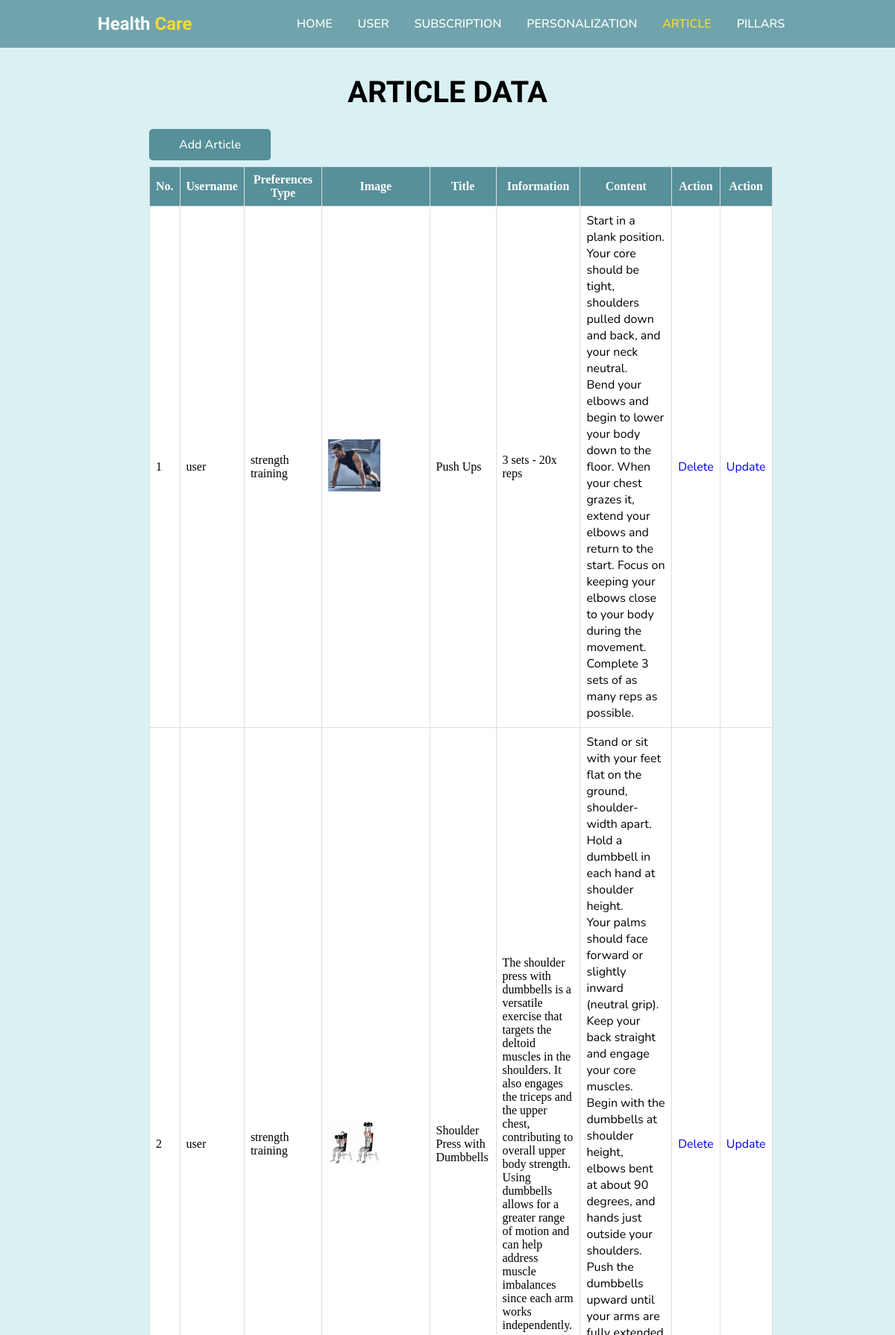
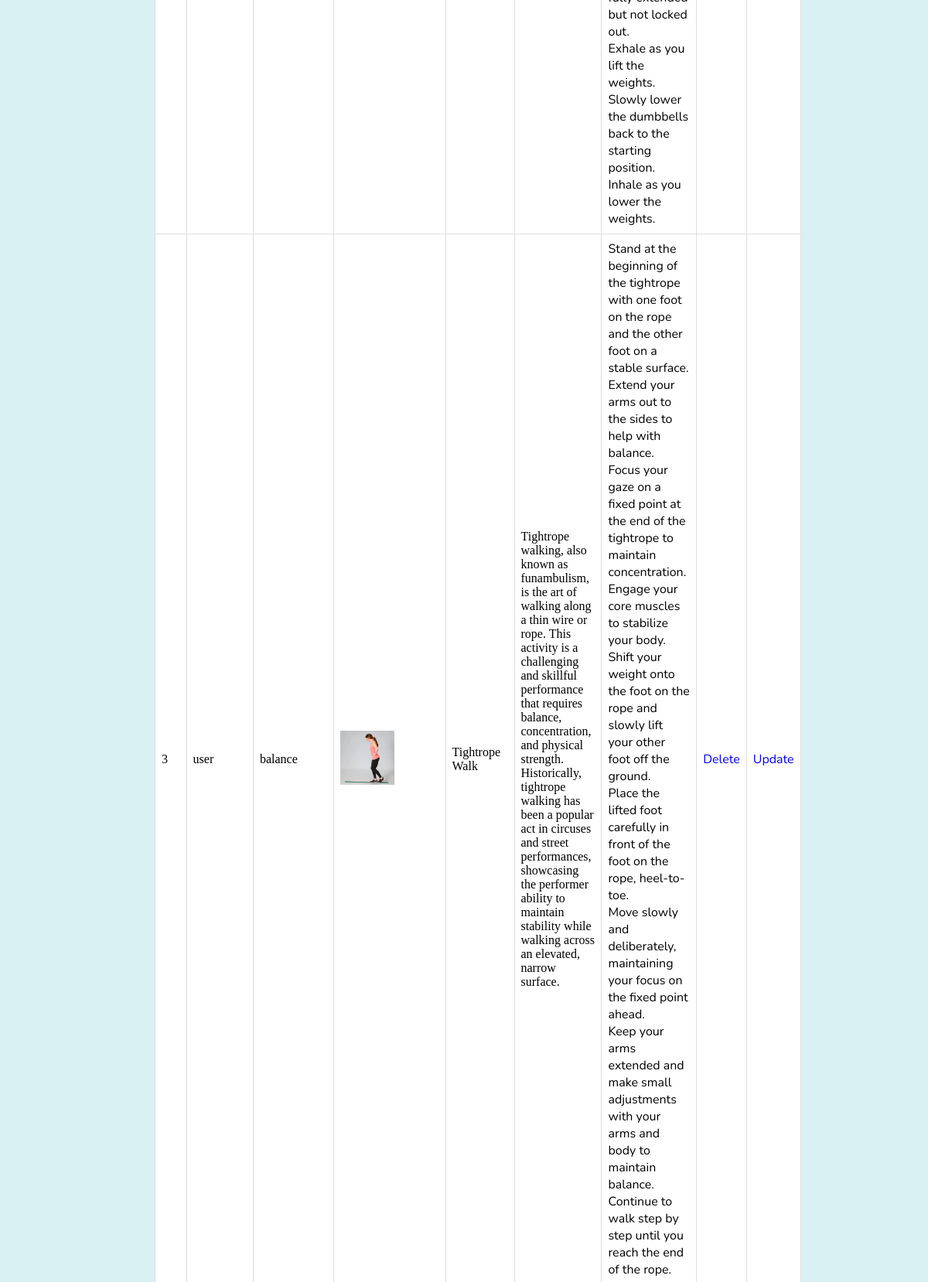
Page /admin/adminarticle.php (upper part) on the committed database (2 pictures, top to bottom).
### tables this page shows
CREATE TABLE `article` (
  `id_article` int(11) NOT NULL,
  `id_personalization` int(11) NOT NULL,
  `title` varchar(225) NOT NULL,
  `content` varchar(10000) NOT NULL,
  `information` varchar(1000) NOT NULL,
  `image` varchar(225) NOT NULL,
  `preferences_type` varchar(225) NOT NULL
);

CREATE TABLE `user` (
  `id_user` int(11) NOT NULL,
  `name` varchar(225) NOT NULL,
  `username` varchar(255) NOT NULL,
  `email` varchar(225) NOT NULL,
  `password` varchar(20) NOT NULL,
  `level` varchar(5) NOT NULL
);

### admin/adminarticle.php (the view, shortened to what this page needs)
<!DOCTYPE html>
<html lang="en">
<head>
    <link rel="stylesheet" href="style_main.css">
</head>
<body>
    <header>
        <div class="logo">
            <h2>Health <span>Care</span></h2>
        </div>
        <ul class="navbar">
            <li><a href="index.php" class="btn-nav">Home</a></li>
            <li><a href="adminuser.php" class="btn-nav">User</a></li>
            <li><a href="adminsubs.php" class="btn-nav">Subscription</a></li>
            <li><a href="adminperson.php" class="btn-nav">Personalization</a></li>
            <li><a href="adminarticle.php" class="btn-active">Article</a></li>
            <li><a href="adminpillars.php" class="btn-nav">Pillars</a></li>
        </ul>
    </header>
    <section class="user">
        <h1 class="heading">Article Data</h1>
        <br>
        <br>
        <a href="adminarticleadd.php" class="btn">Add Article</a>
        <br>
        <br>
        <table border="1" class="table">
            <tr>
                <th>No.</th>
                <th>Username</th>
                <th>Preferences Type</th>
                <th>Image</th>
                <th>Title</th>
                <th>Information</th>
                <th>Content</th>
                <th>Action</th>
                <th>Action</th>
            </tr>
            <?php
            include '../connect.php';
            $query_mysql = mysqli_query($mysqli,"SELECT a.*, u.username
            FROM article a
            JOIN personalization p
            ON a.id_personalization = p.id_personalization
            JOIN user u
            ON p.id_user = u.id_user") or die(mysqli_error($mysqli));
            $nomor = 1;
            while ($data = mysqli_fetch_array($query_mysql)) {
            ?>
                <tr>
                    <td><?php echo $nomor++; ?></td>
                    <td><?php echo $data['username']; ?></td>
                    <td><?php echo $data['preferences_type']; ?></td>
                    <td><img src="img/<?php echo $data["image"]; ?>" width="70" title="<?php echo $data['image']; ?>"></td>
                    <td><?php echo $data['title']; ?></td>
                    <td><?php echo $data['information']; ?></td>
                    <td><?php echo $data['content']; ?></td>
                    <td><a href="adminarticledelete.php?id=<?php echo $data['id_article']; ?>" class="btn-hapus">Delete</a>
                    </td>
                    <td><a href="adminarticleupdate.php?id=<?php echo $data['id_article']; ?>" class="btn-update">Update</a>
                    </td>
                </tr>
            <?php } ?>
        </table>
        <br>
        <br>
    </section>
</body>
</html>

### admin/style_main.css (style rules this page uses)
* { margin: 0; padding: 0; box-sizing: border-box; scroll-padding-top: 4rem; scroll-behavior: smooth; list-style: none; text-decoration: none; }
h1, h2 { font-family: "Signika", sans-serif; }
a, p, li, h3, label { font-family: "Nunito", sans-serif; }
:root { --main-color: #569099; --second-color: #f6d809; --text-color: #1b1b1b; --bg-color: #ffff; --box-shadow: 2px 2px 10px 4px rgb(14 55 54 / 15%); }
section { padding: 100px 200px; }
header { position: fixed; width: 100%; top: 0; right: 0; z-index: 10000; display: flex; justify-content: space-around; align-items: center; padding: 18px 100px; transition: 0.5s linear; background-color: var(--main-color); opacity: 0.8; }
.logo h2 { color: white; }
.logo span { color: #f6d809; }
.navbar { display: flex; }
.btn-nav { padding: 8px 17px; text-decoration: none; color: white; font-size: 1rem; text-transform: uppercase; font-weight: 600; }
.btn-active { padding: 8px 17px; text-decoration: none; color: var(--second-color); font-size: 1rem; text-transform: uppercase; font-weight: 600; }
.user { width: 100%; min-height: 100vh; background: #d9f1f3; background-repeat: no-repeat; background-size: cover; background-position: center; }
.heading { color: rgb(0, 0, 0); font-size: 40px; font-weight: 600; text-align: center; text-transform: uppercase; }
.table { width: 100%; border-collapse: collapse; background: var(--bg-color); background-size: cover; background-repeat: no-repeat; }
.table th, .table td { border: 1px solid #ddd; padding: 8px; }
.table th { background-color: var(--main-color); color: #fff; }
.btn { padding: 10px 40px; border-radius: 0.3rem; background: var(--main-color); color: var(--bg-color); font-weight: 500; }

### rows in the picture
article: user.username "user", preferences_type "strength training", image (picture), title "Push Ups", information "3 sets - 20x reps", content "Start in a plank position. Your core should be tight, shoulders pulled down and back, and your neck neutral. Bend your elbows and begin to lower your body down to the floor. When your chest grazes it, extend your elbows and return to the start. Focus on keeping your elbows close to your body during the movement. Complete 3 sets of as many reps as possible."
article: user.username "user", preferences_type "strength training", image (picture), title "Shoulder Press with Dumbbells", information "The shoulder press with dumbbells is a versatile exercise that targets the deltoid muscles in the shoulders. It also engages the triceps and the upper chest, contributing to overall upper body strength. Using dumbbells allows for a greater range of motion and can help address muscle imbalances since each arm works independently.", content "Stand or sit with your feet flat on the ground, shoulder-width apart. Hold a dumbbell in each hand at shoulder height. Your palms should face forward or slightly inward (neutral grip). Keep your back straight and engage your core muscles. Begin with the dumbbells at shoulder height, elbows bent at about 90 degrees, and hands just outside your shoulders. Push the dumbbells upward until your arms are fully extended but not locked out. Exhale as you lift the weights. Slowly lower the dumbbells back to the starting position. Inhale as you lower the weights."
article: user.username "user", preferences_type "balance", image (picture), title "Tightrope Walk", information "Tightrope walking, also known as funambulism, is the art of walking along a thin wire or rope. This activity is a challenging and skillful performance that requires balance, concentration, and physical strength. Historically, tightrope walking has been a popular act in circuses and street performances, showcasing the performer ability to maintain stability while walking across an elevated, narrow surface.", content "Stand at the beginning of the tightrope with one foot on the rope and the other foot on a stable surface. Extend your arms out to the sides to help with balance. Focus your gaze on a fixed point at the end of the tightrope to maintain concentration. Engage your core muscles to stabilize your body. Shift your weight onto the foot on the rope and slowly lift your other foot off the ground. Place the lifted foot carefully in front of the foot on the rope, heel-to-toe. Move slowly and deliberately, maintaining your focus on the fixed point ahead. Keep your arms extended and make small adjustments with your arms and body to maintain balance. Continue to walk step by step until you reach the end…"
